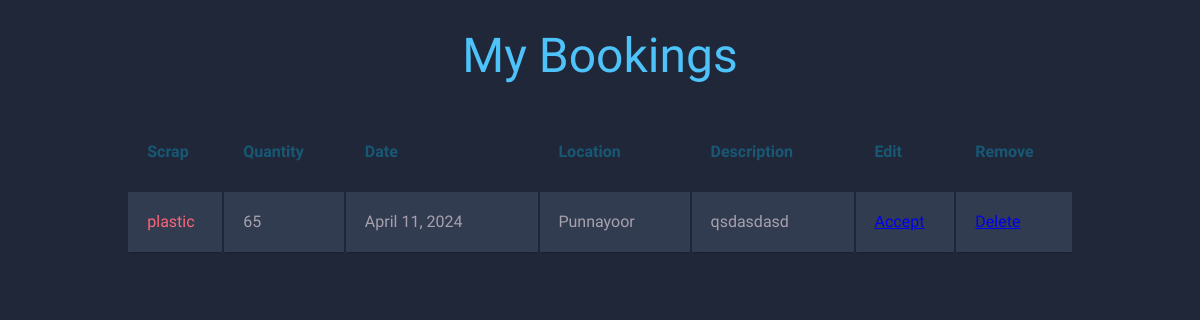
The app's page /mybookings/ (signed in) with its own data.
### main/models.py (models this page shows, shortened)
class booking(models.Model):
    owner=models.ForeignKey(reg,on_delete=models.CASCADE, related_name='bookings')
    scrap_name=models.CharField(max_length=30)
    scrap_quantity=models.IntegerField()
    date=models.DateField()
    location=models.CharField(max_length=30)
    description=models.CharField(max_length=30)
    status_choices = [
        ('Pending', 'Pending'),
        ('Approved', 'Approved'),
        ('Cancelled', 'Cancelled'),
        ('Completed', 'Completed'),
    ]
    status = models.CharField(max_length=20, choices=status_choices, default='Pending')

### main/views.py (the view)
# urls.py: path('mybookings/',views.mybookings,name='mybookings'),
@login_required
def mybookings(request):
    owner = request.user.profile  # Assuming 'profile' is the related name in your OneToOneField
    user_bookings = booking.objects.filter(owner=owner)
    return render(request, 'mybookings.html', {'data': user_bookings})

### main/templates/mybookings.html (shortened to what this page needs)
<!DOCTYPE html>
<html lang="en">
<head>
  <h1>My Bookings</h1>
<table class="container">
	<thead>
		<tr>
			<th><h1>Scrap</h1></th>
			<th><h1>Quantity</h1></th>
			<th><h1>Date</h1></th>
			<th><h1>Location</h1></th>
      <th><h1>Description</h1></th>
			<th><h1>Edit</h1></th>
			<th><h1>Remove</h1></th>
		</tr>
	</thead>
	<tbody>
    {% for i in data %}
		<tr>
			<td>{{i.scrap_name}}</td>
        <td>{{i.scrap_quantity}}</td>
        <td>{{i.date}}</td>
        <td>{{i.location}}</td>
        <td>{{i.description}}</td>
        <td><a href="/accept_user_booking/{{i.id}}">Accept</a></td>
        <td><a href="/delete/{{i.id}}">Delete</a></td>
      </tr>
      {% endfor %}
	</tbody>
</table>
</body>
</html>

### main/templates/mybookings.html (style rules this page uses)
h1 { font-size:3em; font-weight: 300; line-height:1em; text-align: center; color: #4DC3FA; }
.container th h1 { font-weight: bold; font-size: 1em; text-align: left; color: #185875; }
.container td { font-weight: normal; font-size: 1em; -webkit-box-shadow: 0 2px 2px -2px #0E1119; -moz-box-shadow: 0 2px 2px -2px #0E1119; box-shadow: 0 2px 2px -2px #0E1119; }
.container { text-align: left; overflow: hidden; width: 80%; margin: 0 auto; display: table; padding: 0 0 8em 0; }
.container td, .container th { padding-bottom: 2%; padding-top: 2%; padding-left:2%; }
.container tr:nth-child(odd) { background-color: #323C50; }
.container th { background-color: #1F2739; }
.container td:first-child { color: #FB667A; }

### records on screen
booking: scrap_name "plastic", scrap_quantity "65", date "April 11, 2024", location "Punnayoor", description "qsdasdasd"
